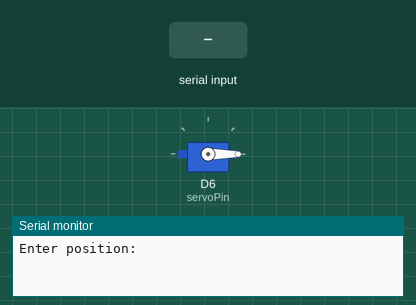
A sketch run on a simulated ESP8266 (NodeMCU). On the bench: servo, the last lines printed to the serial monitor. The inputs (shaded band) are chosen by the test bench.

Above: at 1.2 s.
1.3 s: "90,45\n" received over Serial
At 3.2 s:
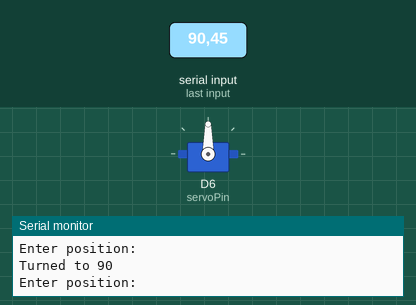
3.8 s: "30,150\n" received over Serial
At 5.1 s:
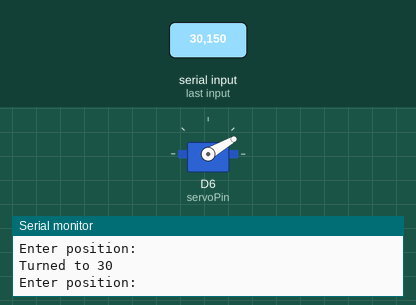
6.3 s: "0\n" received over Serial
At 8.2 s:
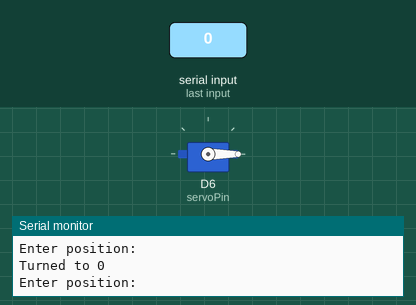
8.8 s: "90\n" received over Serial
At 10.1 s:
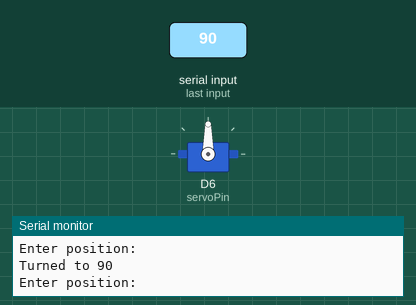
Timing chart, 0 to 11.8 s (numbered marks = the images above; inputs shaded):
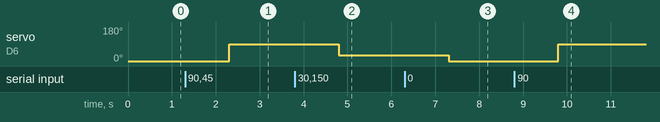

Measured:
- after the input at 1.3 s, servo on D6 (servoPin): 0° → 90° after 1.0 s
- after the input at 3.8 s, servo on D6 (servoPin): 90° → 30° after 1.0 s
- after the input at 6.3 s, servo on D6 (servoPin): 30° → 0° after 1.0 s
- after the input at 8.8 s, servo on D6 (servoPin): 0° → 90° after 1.0 s

The sketch:

servo_manualtest.ino
```cpp
#include <Servo.h>

Servo myservo;
#define servoPin D6

int pos;

void setup() {
  Serial.begin(115200);
  myservo.attach(servoPin);
  myservo.write(0);
}

void loop() {
  Serial.println("\nEnter position: ");
  while (Serial.available()==0){}
  pos = Serial.readString().toInt();
  if(pos >=0 && pos <= 180){
    myservo.write(pos);
    Serial.print("Turned to ");
    Serial.println(pos);
    Serial.flush();
  } else {
    Serial.println("Invalid position");
  }
}
```
